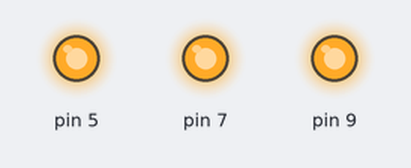
Simulated run of this sketch. Board: Arduino Mega 2560, built with avr-gcc and run on an emulated ATmega2560. On the bench: output pins drawn as LEDs (lit = HIGH).

Above: at 0.5 s.
At 3.5 s:
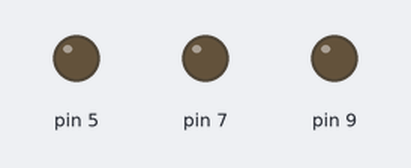
Timing chart, 0 to 4.6 s (numbered marks = the images above):
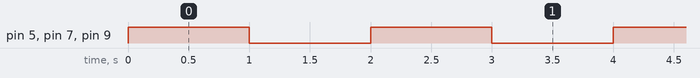

The sketch:

Switching_sample.ino
```cpp
#include <math.h>

#define S0 2
#define S1 3
#define S2 4
#define S3 5

const int S[4] = {2,3,4,5};

void setup() {
  Serial.begin(9600);
  //pinMode(5,OUTPUT);
  //pinMode(7,OUTPUT);
  //pinMode(9,OUTPUT);
  //D5(PE3),D7(PH4),D9(PH6)を出力に設定
  DDRE |=  0b00001000; // bit3だけHighにする
  DDRH |=  0b00010000; // bit4だけHighにする
  DDRH |=  0b01000000; // bit6だけHighにする
}

void loop() {
  //digitalWrite(5,HIGH);
  //digitalWrite(7,HIGH);
  //digitalWrite(9,HIGH);
  PORTE |= 0b00001000; // bit3だけHighにする
  PORTH |= 0b00010000; // bit4だけHighにする
  PORTH |= 0b01000000; // bit6だけHighにする
  delay(1000);


  PORTE &= ~0b00001000; // bit3だけLowにする
  PORTH &= ~0b00010000; // bit4だけLowにする
  PORTH &= ~0b01000000; // bit6だけLowにする
  delay(1000);//*/
}
```

Measured:
- by itself, pin 5, pin 7, pin 9: alternates HIGH for 1.0 s and LOW for 1.0 s
